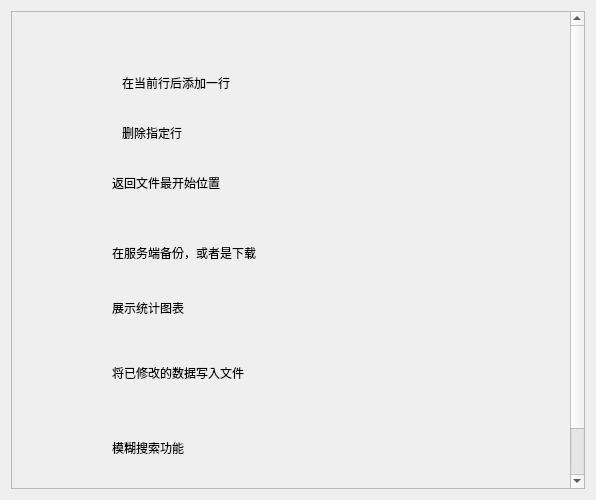
<?xml version="1.0" encoding="UTF-8"?>
<ui version="4.0">
 <class>Helper</class>
 <widget class="QWidget" name="Helper">
  <property name="geometry">
   <rect>
    <x>0</x>
    <y>0</y>
    <width>596</width>
    <height>500</height>
   </rect>
  </property>
  <property name="windowTitle">
   <string>Form</string>
  </property>
  <layout class="QGridLayout" name="gridLayout">
   <item row="1" column="0">
    <widget class="QScrollArea" name="scrollArea">
     <property name="widgetResizable">
      <bool>true</bool>
     </property>
     <widget class="QWidget" name="scrollAreaWidgetContents">
      <property name="geometry">
       <rect>
        <x>0</x>
        <y>-20</y>
        <width>559</width>
        <height>530</height>
       </rect>
      </property>
      <property name="minimumSize">
       <size>
        <width>0</width>
        <height>530</height>
       </size>
      </property>
      <widget class="QLabel" name="label">
       <property name="geometry">
        <rect>
         <x>40</x>
         <y>40</y>
         <width>51</width>
         <height>51</height>
        </rect>
       </property>
       <property name="text">
        <string/>
       </property>
       <property name="pixmap">
        <pixmap resource="resource.qrc">:/add.png</pixmap>
       </property>
      </widget>
      <widget class="QLabel" name="label_2">
       <property name="geometry">
        <rect>
         <x>110</x>
         <y>50</y>
         <width>311</width>
         <height>41</height>
        </rect>
       </property>
       <property name="text">
        <string>在当前行后添加一行</string>
       </property>
      </widget>
      <widget class="QLabel" name="label_3">
       <property name="geometry">
        <rect>
         <x>100</x>
         <y>150</y>
         <width>351</width>
         <height>41</height>
        </rect>
       </property>
       <property name="text">
        <string>返回文件最开始位置</string>
       </property>
      </widget>
      <widget class="QLabel" name="label_4">
       <property name="geometry">
        <rect>
         <x>40</x>
         <y>160</y>
         <width>41</width>
         <height>41</height>
        </rect>
       </property>
       <property name="text">
        <string/>
       </property>
       <property name="pixmap">
        <pixmap resource="resource.qrc">:/back.png</pixmap>
       </property>
       <property name="scaledContents">
        <bool>true</bool>
       </property>
      </widget>
      <widget class="QLabel" name="label_5">
       <property name="geometry">
        <rect>
         <x>40</x>
         <y>220</y>
         <width>41</width>
         <height>41</height>
        </rect>
       </property>
       <property name="text">
        <string/>
       </property>
       <property name="pixmap">
        <pixmap resource="resource.qrc">:/cloud.png</pixmap>
       </property>
       <property name="scaledContents">
        <bool>true</bool>
       </property>
      </widget>
      <widget class="QLabel" name="label_6">
       <property name="geometry">
        <rect>
         <x>100</x>
         <y>230</y>
         <width>181</width>
         <height>21</height>
        </rect>
       </property>
       <property name="text">
        <string>在服务端备份，或者是下载</string>
       </property>
      </widget>
      <widget class="QLabel" name="label_7">
       <property name="geometry">
        <rect>
         <x>50</x>
         <y>210</y>
         <width>281</width>
         <height>191</height>
        </rect>
       </property>
       <property name="text">
        <string/>
       </property>
       <property name="pixmap">
        <pixmap resource="resource.qrc">:/icon_small_WeightSlider.png</pixmap>
       </property>
      </widget>
      <widget class="QLabel" name="label_8">
       <property name="geometry">
        <rect>
         <x>100</x>
         <y>280</y>
         <width>191</width>
         <height>31</height>
        </rect>
       </property>
       <property name="text">
        <string>展示统计图表</string>
       </property>
      </widget>
      <widget class="QLabel" name="label_9">
       <property name="geometry">
        <rect>
         <x>50</x>
         <y>350</y>
         <width>31</width>
         <height>31</height>
        </rect>
       </property>
       <property name="text">
        <string/>
       </property>
       <property name="pixmap">
        <pixmap resource="resource.qrc">:/save.png</pixmap>
       </property>
       <property name="scaledContents">
        <bool>true</bool>
       </property>
      </widget>
      <widget class="QLabel" name="label_10">
       <property name="geometry">
        <rect>
         <x>50</x>
         <y>420</y>
         <width>31</width>
         <height>31</height>
        </rect>
       </property>
       <property name="text">
        <string/>
       </property>
       <property name="pixmap">
        <pixmap resource="resource.qrc">:/search.png</pixmap>
       </property>
       <property name="scaledContents">
        <bool>true</bool>
       </property>
      </widget>
      <widget class="QLabel" name="label_11">
       <property name="geometry">
        <rect>
         <x>40</x>
         <y>110</y>
         <width>31</width>
         <height>31</height>
        </rect>
       </property>
       <property name="text">
        <string/>
       </property>
       <property name="pixmap">
        <pixmap resource="resource.qrc">:/sub.png</pixmap>
       </property>
       <property name="scaledContents">
        <bool>true</bool>
       </property>
      </widget>
      <widget class="QLabel" name="label_12">
       <property name="geometry">
        <rect>
         <x>50</x>
         <y>480</y>
         <width>41</width>
         <height>31</height>
        </rect>
       </property>
       <property name="text">
        <string/>
       </property>
       <property name="pixmap">
        <pixmap resource="resource.qrc">:/sort.png</pixmap>
       </property>
       <property name="scaledContents">
        <bool>true</bool>
       </property>
      </widget>
      <widget class="QLabel" name="label_13">
       <property name="geometry">
        <rect>
         <x>100</x>
         <y>340</y>
         <width>251</width>
         <height>41</height>
        </rect>
       </property>
       <property name="text">
        <string>将已修改的数据写入文件</string>
       </property>
      </widget>
      <widget class="QLabel" name="label_14">
       <property name="geometry">
        <rect>
         <x>100</x>
         <y>420</y>
         <width>161</width>
         <height>31</height>
        </rect>
       </property>
       <property name="text">
        <string>模糊搜索功能</string>
       </property>
      </widget>
      <widget class="QLabel" name="label_15">
       <property name="geometry">
        <rect>
         <x>110</x>
         <y>110</y>
         <width>131</width>
         <height>21</height>
        </rect>
       </property>
       <property name="text">
        <string>删除指定行</string>
       </property>
      </widget>
      <widget class="QLabel" name="label_16">
       <property name="geometry">
        <rect>
         <x>100</x>
         <y>490</y>
         <width>101</width>
         <height>16</height>
        </rect>
       </property>
       <property name="text">
        <string>组合排序功能</string>
       </property>
      </widget>
     </widget>
    </widget>
   </item>
  </layout>
 </widget>
 <resources>
  <include location="resource.qrc"/>
 </resources>
 <connections/>
</ui>
